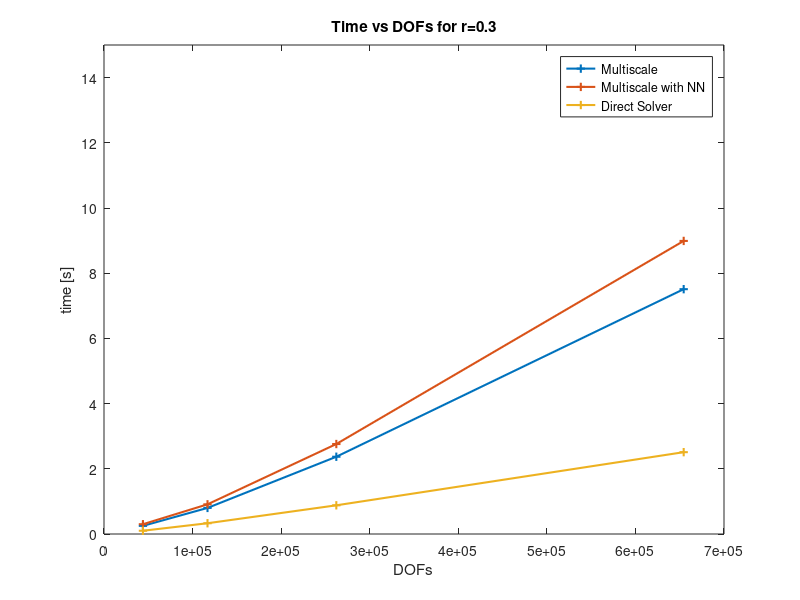
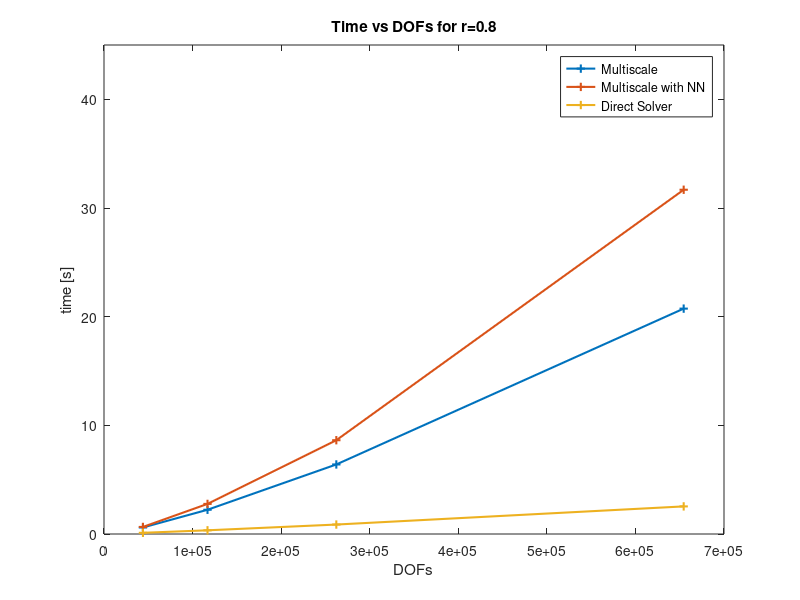
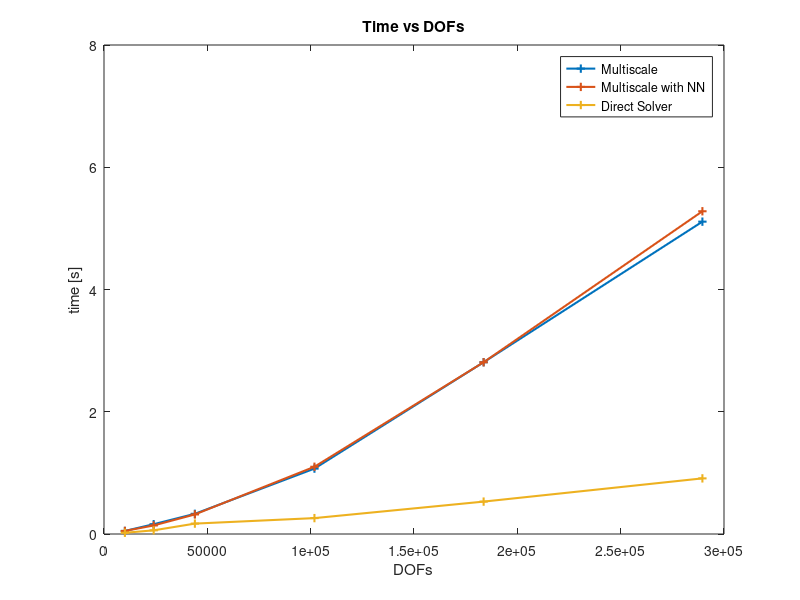
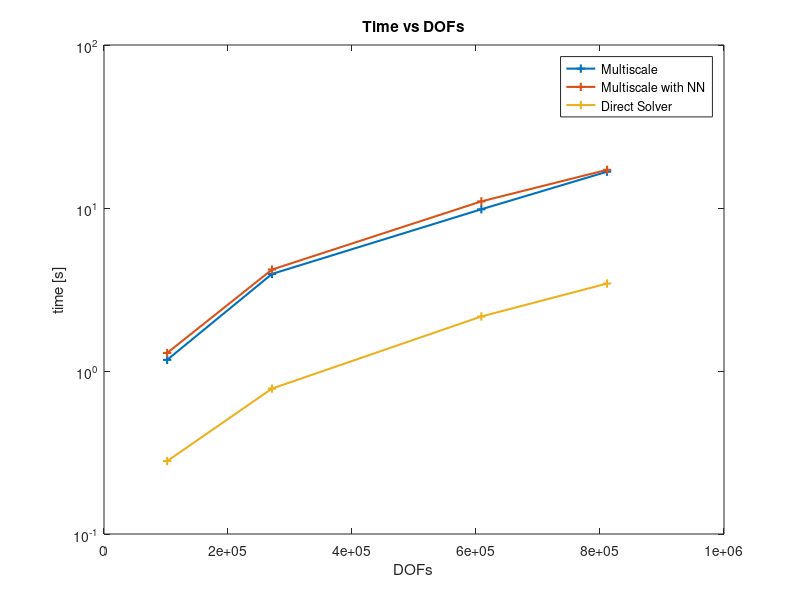

Write the MATLAB code that produced these figures, in order.
%% CIRCLE

% scalability
x=[43968, 116864, 262296, 654480];

dat03     = [0.25, 0.80, 2.37, 7.51];
NN03      = [0.30, 0.91, 2.76, 8.99];
Direct03  = [0.10, 0.33, 0.88, 2.51];

dat08     = [0.60, 2.23, 6.40, 20.74];
NN08      = [0.65, 2.77, 8.63, 31.68];
Direct08  = [0.11, 0.34, 0.87, 2.54];

figure
plot(x,dat03,'-+','LineWidth',1.5);
hold on
plot(x,NN03,'-+','LineWidth',1.5);
hold on
plot(x,Direct03,'-+','LineWidth',1.5);
legend('Multiscale', 'Multiscale with NN', 'Direct Solver');
% set(gca, 'YScale', 'log')
title('Time vs DOFs for r=0.3');
xlabel('DOFs');
ylabel('time [s]');
ylim([0,15]);

figure
plot(x,dat08,'-+','LineWidth',1.5);
hold on
plot(x,NN08,'-+','LineWidth',1.5);
hold on
plot(x,Direct08,'-+','LineWidth',1.5);
legend('Multiscale', 'Multiscale with NN', 'Direct Solver');
% set(gca, 'YScale', 'log')
title('Time vs DOFs for r=0.8');
xlabel('DOFs');
ylabel('time [s]');
ylim([0,45]);


% Mesh generalization
x= [10108, 24034, 43968, 101828, 183688, 289548];

dat=[0.05, 0.16, 0.33, 1.07, 2.81, 5.11];
NN=[0.05, 0.14, 0.32, 1.10, 2.81, 5.28];
Direct=[0.02, 0.06, 0.17, 0.26, 0.53, 0.91];

figure
plot(x,dat,'-+','LineWidth',1.5);
hold on
plot(x,NN,'-+','LineWidth',1.5);
hold on
plot(x,Direct,'-+','LineWidth',1.5);
legend('Multiscale', 'Multiscale with NN', 'Direct Solver');
% set(gca, 'YScale', 'log')
title('Time vs DOFs');
xlabel('DOFs');
ylabel('time [s]');
ylim([0,8]);


%% LATTICE
x=[101828,270944,608616,811376];

dat=[1.17,3.94,9.82,16.70];
NN=[1.29,4.19,10.98,17.15];
Direct=[0.28,0.78,2.16,3.44];

figure
plot(x,dat,'-+','LineWidth',1.5);
hold on
plot(x,NN,'-+','LineWidth',1.5);
hold on
plot(x,Direct,'-+','LineWidth',1.5);
legend('Multiscale', 'Multiscale with NN', 'Direct Solver');
set(gca, 'YScale', 'log')
title('Time vs DOFs');
xlabel('DOFs');
ylabel('time [s]');
ylim([10^-1 10^2]);

% Mesh generalization
x=[10108,24038,43968,101828,183688,289548];

dat=[0.08,0.25,0.65,2.72,7.91,15.98];
NN=[0.06,0.23,0.67,2.39,6.59,13.08];
Direct=[0.03,0.06,0.10,0.26,0.56,0.90];

figure
plot(x,dat,'-+','LineWidth',1.5);
hold on
plot(x,NN,'-+','LineWidth',1.5);
hold on
plot(x,Direct,'-+','LineWidth',1.5);
legend('Multiscale', 'Multiscale with NN', 'Direct Solver');
set(gca, 'YScale', 'log')
title('Time vs DOFs');
xlabel('DOFs');
ylabel('time [s]');
ylim([10^-1 10^2]);

%% SPHERE

% Scalability
x1=[264432,457284,775872,1029120];
x2=[264432,457284,775872];

dat=[3.15,7.67,13.19,18.63];
NN=[3.97,8.12,14.5,20.42];
Direct=[54.29,292.63,1048.8];

figure
plot(x1,dat,'LineWidth',1.5);
hold on
plot(x1,NN,'LineWidth',1.5);
hold on
plot(x2,Direct,'LineWidth',1.5);
legend('Multiscale', 'Multiscale with NN', 'Direct Solver');
set(gca, 'YScale', 'log')
title('Time vs DOFs');
xlabel('DOFs');
ylabel('time [s]');

% Mesh generalization
x1=[11952,82092,264432,612972,924336];
x2=[11952,82092,264432,612972];

dat=[0.09,0.7,3.65,11.96,20.07];
NN=[0.08,0.72,4.04,11.46,19.86];
Direct=[0.1341,4.20,60.54,500.55];

figure
plot(x1,dat,'LineWidth',1.5);
hold on
plot(x1,NN,'LineWidth',1.5);
hold on
plot(x2,Direct,'LineWidth',1.5);
legend('Multiscale', 'Multiscale with NN', 'Direct Solver');
set(gca, 'YScale', 'log')
title('Time vs DOFs');
xlabel('DOFs');
ylabel('time [s]');


%% CUBE

% Scalability
x1=[264432,457284,775872,1029120];
x2=[264432,457284,775872];

dat=[3.74,7.38,16.83,18.54];
NN=[3.81,8.20,14.21,19.96];
Direct=[48.72,450.72,1361];

figure
plot(x1,dat,'LineWidth',1.5);
hold on
plot(x1,NN,'LineWidth',1.5);
hold on
plot(x2,Direct,'LineWidth',1.5);
legend('Multiscale', 'Multiscale with NN', 'Direct Solver');
set(gca, 'YScale', 'log')
title('Time vs DOFs');
xlabel('DOFs');
ylabel('time [s]');

% Mesh generalization
x1=[11952,82092,264432,612972,924336];
x2=[11952,82092,264432,612972];

dat=[0.12,0.80,5.10,15.89,30.80];
NN=[0.18,0.96,5.28,16.26,29.09];
Direct=[0.12,8.21,45.84,513.31];

figure
plot(x1,dat,'LineWidth',1.5);
hold on
plot(x1,NN,'LineWidth',1.5);
hold on
plot(x2,Direct,'LineWidth',1.5);
legend('Multiscale', 'Multiscale with NN', 'Direct Solver');
set(gca, 'YScale', 'log')
title('Time vs DOFs');
xlabel('DOFs');
ylabel('time [s]');



%% AUXETIC 

DOFs = [200016 399376 747636 1723200 2488840];

time_Direct = [0.4336 0.9112 1.7784 2.3884 6.7374];
time_ILU = [83.4584 253.2771 584.9593 992.7457 3692.4];
time_AMG = [13.2750 21.87 35.3716 44.1013 103.5863];
time_EIFEM_C = [97.6603 333.82 771.6834 1174.8 4629.2];
time_EIFEM_D = [5.0590 10.34 20.2134 28.6351 90.4783];

figure;

plot(DOFs,time_Direct,'-v','LineWidth',2,'MarkerSize',8);hold on;
plot(DOFs,time_ILU,'-s','LineWidth',2,'MarkerSize',8);hold on;
plot(DOFs,time_AMG,'-d','LineWidth',2,'MarkerSize',8);
plot(DOFs,time_EIFEM_C,'-^','LineWidth',2,'MarkerSize',8);
plot(DOFs,time_EIFEM_D,'-o','LineWidth',2,'MarkerSize',8);

xlabel('DOFs');
ylabel('Time [s]');
title('Time vs DOFs');
xlim([0,2700000]);
ylim([10^-1,10^5]);
set(gca, 'YScale', 'log');
set(gca, 'XScale', 'log');

legend('Direct Solver','ILU','AMG','EIFEM Continuous','EIFEM Discontinuous P2');
